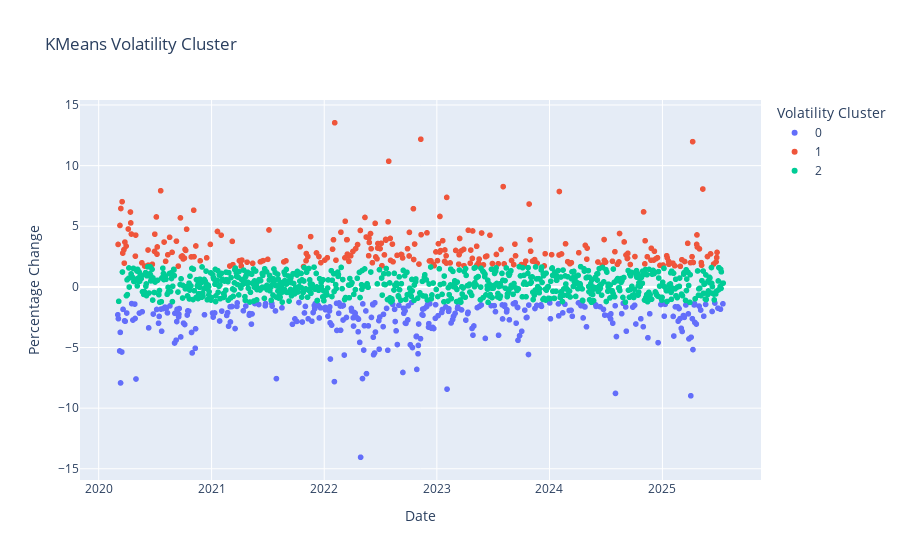

Notebook code cell kept with this figure:
### Markdown cell above
### Checking the volatility in percentage daily changes

### Code cell
fig = px.scatter(df_stock, x="date", y="perc_change", color="cluster_str", 
                 title="KMeans Volatility Cluster", 
                 labels={"date": "Date", "perc_change": "Percentage Change", 
                         "cluster_str": "Volatility Cluster",})
fig.show()

### Figure 1 — Plotly figure (JSON) as saved in the notebook; plotly's stock layout.template omitted (floating-point values rounded to 4 significant figures; data arrays with more than 128 entries replaced by an {"elided": "..."} marker saying what was removed)
{"data": [{"hovertemplate": "Volatility Cluster=0<br>Date=%{x}<br>Percentage Change=%{y}<extra></extra>", "legendgroup": "0", "marker": {"color": "#636efa", "symbol": "circle"}, "mode": "markers", "name": "0", "showlegend": true, "type": "scattergl", "x": {"elided": "312 str values"}, "xaxis": "x", "y": {"elided": "312 float values"}, "yaxis": "y"}, {"hovertemplate": "Volatility Cluster=1<br>Date=%{x}<br>Percentage Change=%{y}<extra></extra>", "legendgroup": "1", "marker": {"color": "#EF553B", "symbol": "circle"}, "mode": "markers", "name": "1", "showlegend": true, "type": "scattergl", "x": {"elided": "263 str values"}, "xaxis": "x", "y": {"elided": "263 float values"}, "yaxis": "y"}, {"hovertemplate": "Volatility Cluster=2<br>Date=%{x}<br>Percentage Change=%{y}<extra></extra>", "legendgroup": "2", "marker": {"color": "#00cc96", "symbol": "circle"}, "mode": "markers", "name": "2", "showlegend": true, "type": "scattergl", "x": {"elided": "773 str values"}, "xaxis": "x", "y": {"elided": "773 float values"}, "yaxis": "y"}], "layout": {"legend": {"title": {"text": "Volatility Cluster"}, "tracegroupgap": 0}, "title": {"text": "KMeans Volatility Cluster"}, "xaxis": {"anchor": "y", "domain": [0, 1], "title": {"text": "Date"}}, "yaxis": {"anchor": "x", "domain": [0, 1], "title": {"text": "Percentage Change"}}}}
